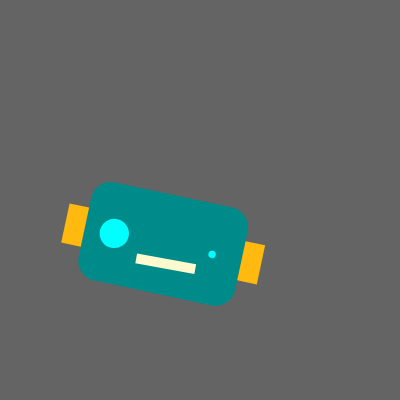
Frame 1 (no input)
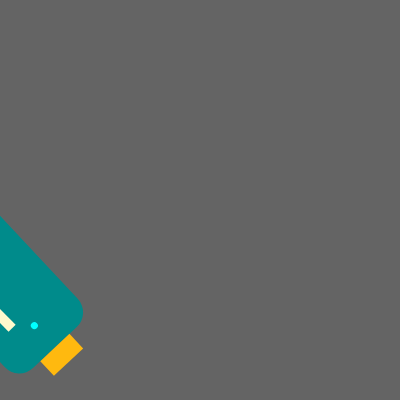
Frame 60 (no input)
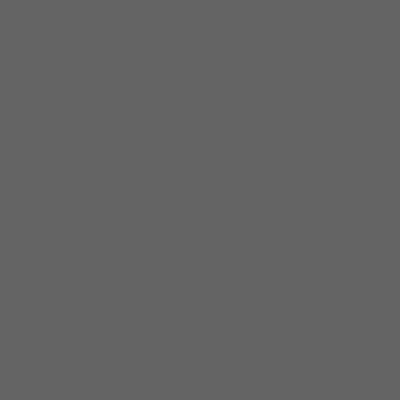
Frame 120 (the mouse pressed at the canvas centre since frame 60)

The p5.js sketch that drew these frames (run headless with seeded random() and noise() and a simulated clock; from frame 60 on, the mouse is pressed at the canvas centre):

// p5.js sketch
// ── sketch.js
function setup() {
  createCanvas(400, 400);
}

function draw() {
  translate(width / 42, height / 62);
  background(100);
  //face
  noStroke();
  rotate(0.2 + sin(frameCount / 90));
  fill(0, 139, 139);
  rect(120, 150, 160, 100, 20);

  //eye
  fill(0, 255, 255);
  circle(150, 200, 25 + random(-10, 10));
  circle(250, 200, 25 + random(30, -30));

  //ear
  fill(255, 185, 15);
  rect(100, 180, 20, 40);
  rect(280, 180, 20, 40);

  //mouth
  push();
  rotate(-0.03);
  fill(255, 250, 205);
  rect(170, 220, 60, 10);
  pop();
}
